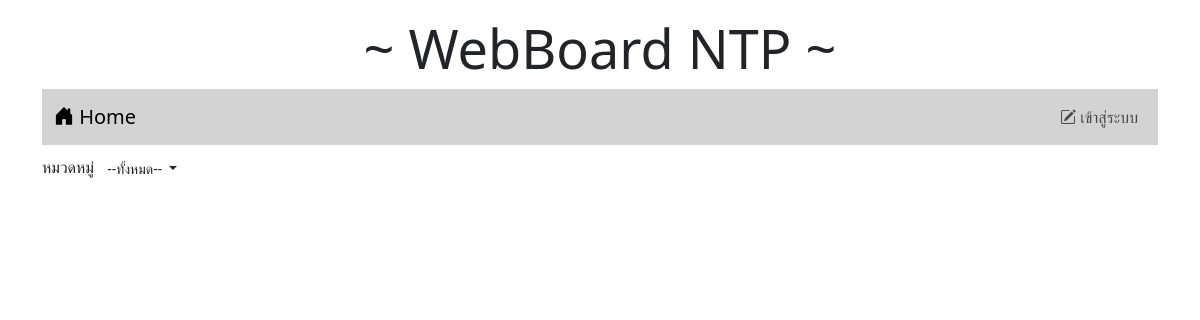
/, run on an earlier commit of the app's database.
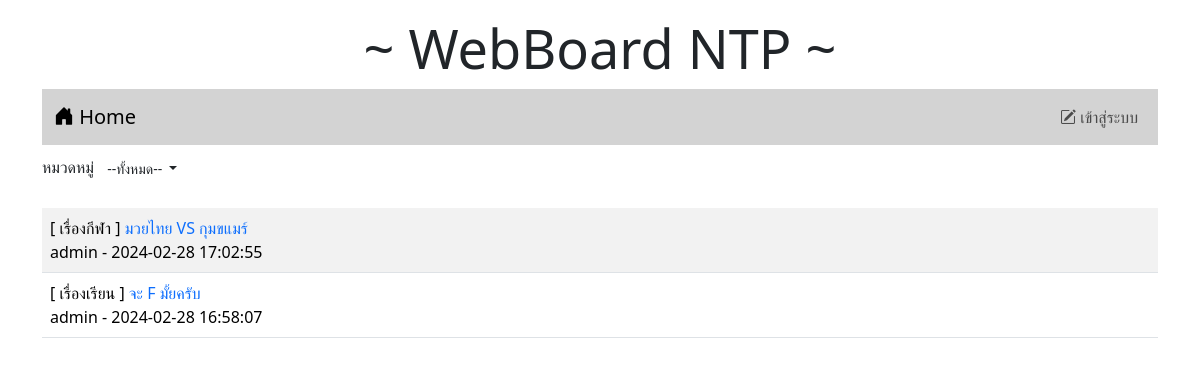
And on a later commit of the database.
### tables this page shows
CREATE TABLE `post` (
  `id` int(11) NOT NULL,
  `title` varchar(128) NOT NULL,
  `content` varchar(2048) NOT NULL,
  `post_date` datetime NOT NULL,
  `cat_id` int(11) NOT NULL,
  `user_id` int(11) NOT NULL
);

CREATE TABLE `category` (
  `id` int(11) NOT NULL,
  `name` varchar(32) NOT NULL
);

CREATE TABLE `user` (
  `id` int(11) NOT NULL,
  `login` varchar(32) NOT NULL,
  `password` varchar(64) NOT NULL,
  `name` varchar(64) NOT NULL,
  `gender` char(1) NOT NULL,
  `email` varchar(32) NOT NULL,
  `role` char(1) NOT NULL
);

### index.php (the view, shortened to what this page needs)
<!DOCTYPE html>
<html lang="en">
<head>
    <link rel="stylesheet" href="bootstrap-5.3.2-dist/css/bootstrap.min.css">
    <link rel="stylesheet" href="https://cdn.jsdelivr.net/npm/bootstrap-icons@1.11.3/font/bootstrap-icons.min.css">
</head>
<div class = "container-lg">
<h1 style="text-align: center;font-size: 54px;"class="mt-3">~ WebBoard NTP ~</h1>
</div>
<body class="container">
    <?php include('nav.php')?>
    <div class="my-2 d-flex justify-content-between">
        <div>
            <lable>หมวดหมู่</lable>
            <span class="dropdown">
                <?php
                    $conn=new PDO("mysql:host=localhost;dbname=webboard;charset=utf8","root","");
                ?>
                <button class="btn btn-white-50 btn-sm dropdown-toggle" type="button" data-bs-toggle="dropdown"
                    aria-expanded="false">
                        <?php
                        if(isset($_GET['id'])){
                        $sql="SELECT name FROM category WHERE id=$_GET[id]";
                        foreach($conn->query($sql)as $row)
                        echo "$row[name]";
                        }else{
                            echo "--ทั้งหมด--";
                        }
                        ?>
                </button>
                    <?php
                        $sql="SELECT * FROM category";
                    ?>
            </span>
        </div>
    </div>
    <table class="table table-striped mt-4 ">
        <?php
        $conn=new PDO("mysql:host=localhost;dbname=webboard;charset=utf8","root","");
        if(isset($_GET['id'])){
            $sql="SELECT t3.name,t1.title,t1.id,t2.login,t1.post_date,t2.id as 'user_id' FROM post as t1
            INNER JOIN user as t2 ON (t1.user_id=t2.id)
            INNER JOIN category as t3 ON (t1.cat_id=t3.id)
            WHERE t1.cat_id=$_GET[id]
            ORDER BY t1.post_date DESC" ;
        }else{
            $sql="SELECT t3.name,t1.title,t1.id,t2.login,t1.post_date,t2.id as 'user_id' FROM post as t1
            INNER JOIN user as t2 ON (t1.user_id=t2.id)
            INNER JOIN category as t3 ON (t1.cat_id=t3.id)
            ORDER BY t1.post_date DESC" ;
        }
        $result=$conn->query($sql);
        while($row=$result->fetch()){
            echo "<tr><td class='d-flex'>
            <div class='flex-grow-1'>[ $row[0] ]<a href=post.php?id=$row[2]
            style=text-decoration:none> $row[1]</a><br>$row[3] - $row[4]</div>";
        }
        ?>
    </table>
</body>
</html>

What changed in the data, as far as the page shows it:
added post: category.name "เรื่องกีฬา", title "มวยไทย VS กุมขแมร์", user.login "admin", post_date "2024-02-28 17:02:55"
added post: category.name "เรื่องเรียน", title "จะ F มั้ยครับ", user.login "admin", post_date "2024-02-28 16:58:07"
